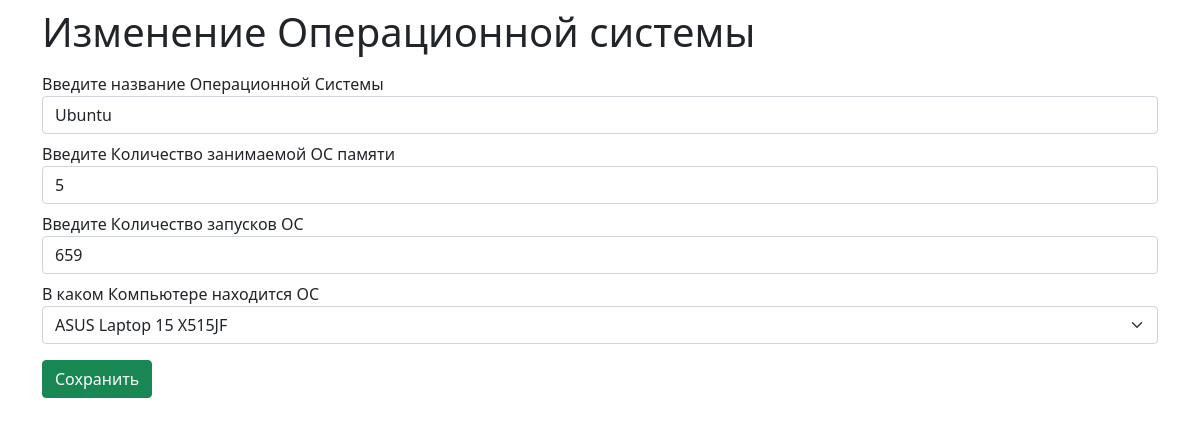
/edit_os/2/, run on the app's committed database.
### ComputersOS/models.py (models this page shows)
class OS(models.Model):
    name_os = models.CharField(max_length=150, verbose_name="Название Операционной системы")
    storage_os = models.IntegerField(verbose_name="Количество занимаемой ОС памяти")
    start_numbers = models.IntegerField(verbose_name="Количество запусков ОС")
    Comp_OS = models.ForeignKey(Computer, on_delete=models.CASCADE, null=True)

### ComputersOS/views.py (the view)
# urls.py: path('edit_os/<int:id>/', edit_os),
def edit_os(request, id):
    try:
        comp = Computer.objects.all()
        os = OS.objects.get(id=id)
        if request.method == "POST":
            os.name_os = request.POST.get("name_os")
            os.storage_os = request.POST.get("storage_os")
            os.start_numbers = request.POST.get("start_numbers")
            os.Comp_OS = Computer.objects.get(name_comp=request.POST.get("C_OS"))
            os.save()
            return HttpResponseRedirect("/")
        else:
            return render(request, "edit_os.html", {"os": os, "comp": comp})
    except OS.DoesNotExist:
        return HttpResponseNotFound("<h2>ОС не найдена</h2>")

### ComputersOS/templates/edit_os.html (shortened to what this page needs)
<!DOCTYPE html>
<html>
<head>
    <link href="https://cdn.jsdelivr.net/npm/bootstrap@5.1.3/dist/css/bootstrap.min.css" rel="stylesheet">
</head>
<body class="container">
    <h1 class="pt-2">Изменение Операционной системы</h1>
    <form method="POST">
        <div class="form-group pt-2">
            <label>Введите название Операционной Cистемы</label><br>
            <input class="form-control" type="text" name="name_os" value="{{os.name_os}}" />
        </div>
        <div class="form-group pt-2">
            <label>Введите Количество занимаемой ОС памяти</label><br>
            <input class="form-control" type="text" name="storage_os" value="{{os.storage_os}}" />
        </div>
        <div class="form-group pt-2">
            <label>Введите Количество запусков ОС</label><br>
            <input class="form-control" type="text" name="start_numbers" value="{{os.start_numbers}}" />
        </div>
        <div class="form-group pt-2 pb-3">
            <label>В каком Компьютере находится ОС</label><br>
            <select class="form-select" name="C_OS">
                {% for c in comp %}
                {% if c.name_comp ==  os.Comp_OS.name_comp %}
                <option type="text" selected value="{{c.name_comp}}">{{c.name_comp}}</option>
                {% else %}
                <option type="text" value="{{c.name_comp}}">{{c.name_comp}}</option>
                {% endif %}
                {% endfor %}
            </select>
        </div>
        <input type="submit" class="btn btn-success" value="Сохранить">
    </form>
</body>
</html>

### data on the page
OS: name_os "Ubuntu", storage_os "5", start_numbers "659"

### other printed values
form field C_OS "ASUS Laptop 15 X515JF"
